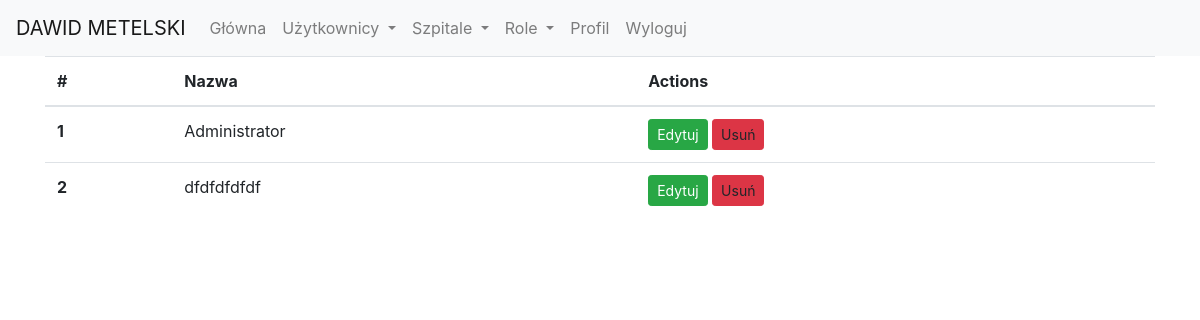
/roles (signed in), run on the app's committed database.
### models.py (models this page shows)
class Role(db.Model):
    id = db.Column(db.Integer, primary_key=True)
    name = db.Column(db.String(50), unique=True)
    users = db.relationship('User', backref='role', lazy='dynamic')

### app.py (the view)
@app.route('/roles')
@login_required
@is_admin_required
def roles():
    roles = Role.query.all()
    return render_template('role/roles.html', roles = roles)

### app.py (called while the page is built)
@login_manager.user_loader
def load_user(id):
    return User.query.filter(User.id == id).first()

def is_admin_required(f):
    @wraps(f)
    def decorated_function(*args, **kwargs):
        if not current_user.is_authenticated or not current_user.is_admin():
            flash('Akcja dostępna tylko dla administratorów.', 'warning')
            return redirect(url_for('index'))
        return f(*args, **kwargs)
    return decorated_function

### models.py (called while the page is built)
    def is_admin(self):
        if self.role.name == 'Administrator':
            return True
        return False

### templates/role/roles.html (shortened to what this page needs)
{% extends "base.html" %}
{% block content %}
    <div class="container">
        <table class="table">
            <thead>
            <tr>
                <th scope="col">#</th>
                <th scope="col">Nazwa</th>
                <th scope="col">Actions</th>
            </tr>
            </thead>
            <tbody>
            {% for role in roles %}
            <tr>
                <th scope="row">{{ role.id }}</th>
                <td>{{ role.name }}</td>
                <td>
                    <a href="{{ url_for('edit_role', role_id=role.id) }}" class="btn btn-success btn-sm" role="button">Edytuj</a>
                    <a type="button" class="btn btn-danger btn-sm delete-confirm"
                       data-toggle="modal" data-target="#confirmDeleteModal"
                       data-desc="{{ 'Usunąć rolę {}?'.format(role.name) }}"
                       data-url="{{ url_for('delete_role', role_id=role.id) }}">
                        Usuń
                    </a>
                </td>
            </tr>
            {% endfor %}
            </tbody>
        </table>
    </div>
{% endblock %}

### data on the page
Role: id "1", name "Administrator"
Role: id "2", name "dfdfdfdfdf"
